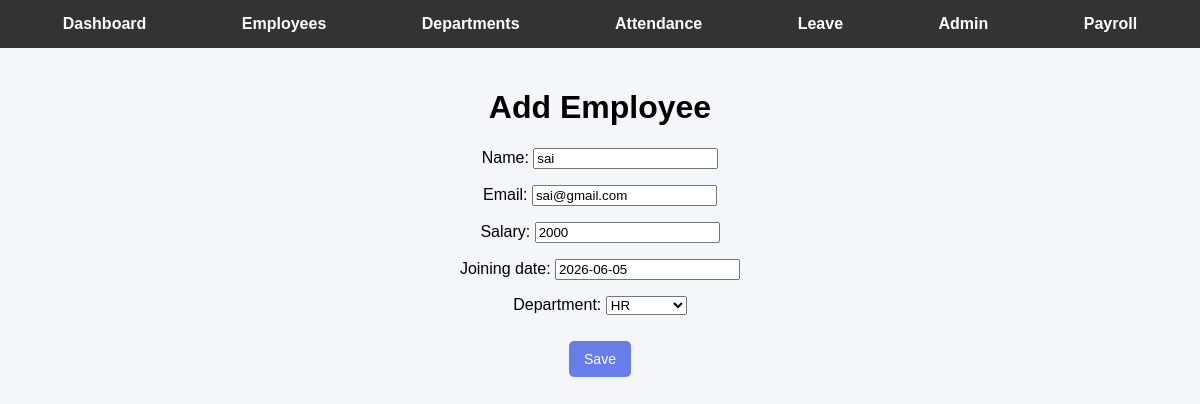
The page /edit-employee/1/ on the database its author committed.
### hrm/models.py (models this page shows, shortened)
class Employee(models.Model):
    name = models.CharField(max_length=100)
    email = models.EmailField(unique=True)
    department = models.ForeignKey('Department', on_delete=models.CASCADE)
    salary = models.IntegerField()
    joining_date = models.DateField(null=True, blank=True)

class Department(models.Model):
    name = models.CharField(max_length=100)
    location = models.CharField(max_length=100)
    def __str__(self):
        return self.name

### hrm/views.py (the view)
# urls.py: path('edit-employee/<int:id>/', views.edit_employee),
def edit_employee(request, id):
    employee = get_object_or_404(Employee, id=id)
    if request.method == 'POST':
        form = EmployeeForm(request.POST, instance=employee)
        if form.is_valid():
            form.save()
            return redirect('/employees-ui/')
    else:
        form = EmployeeForm(instance=employee)
    return render(request, 'add_employee.html', {'form': form})

### hrm/forms.py
class EmployeeForm(forms.ModelForm):
    class Meta:
        model = Employee
        fields = ['name', 'email', 'salary', 'joining_date', 'department']

### templates/add_employee.html (shortened to what this page needs)
{% extends 'base.html' %}
{% block content %}
<h1>Add Employee</h1>
<form method="POST" id="empForm">
    {{ form.as_p }}
    <button type="submit" id="submitBtn">Save</button>
</form>
{% endblock %}

### templates/base.html (style rules this page uses)
body { margin: 0; font-family: Arial; background: #f4f6f9; }
button[type="submit"], input[type="submit"] { display: inline-block; padding: 10px 15px; background: #667eea; color: white; border: none; border-radius: 5px; cursor: pointer; font-size: 14px; margin-top: 10px; }

### rows shown on the page
Employee: name "sai", email "sai@gmail.com", salary "2000", joining_date "2026-06-05", department "HR"
